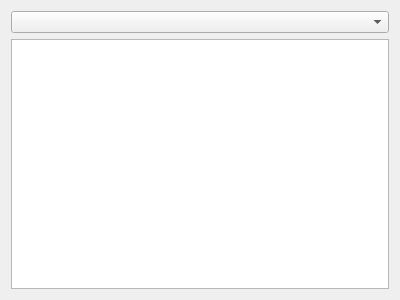
<?xml version="1.0" encoding="UTF-8"?>
<ui version="4.0">
 <class>DiaStatusDescription</class>
 <widget class="QDialog" name="DiaStatusDescription">
  <property name="geometry">
   <rect>
    <x>0</x>
    <y>0</y>
    <width>400</width>
    <height>300</height>
   </rect>
  </property>
  <property name="windowTitle">
   <string>Dialog</string>
  </property>
  <layout class="QVBoxLayout" name="verticalLayout">
   <item>
    <widget class="QComboBox" name="cb_description"/>
   </item>
   <item>
    <widget class="QTextEdit" name="te_description">
     <property name="textInteractionFlags">
      <set>Qt::NoTextInteraction</set>
     </property>
    </widget>
   </item>
  </layout>
 </widget>
 <resources/>
 <connections/>
</ui>
